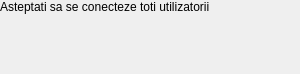
<?xml version="1.0" encoding="UTF-8"?>
<ui version="4.0">
 <class>WaitWindow</class>
 <widget class="QDialog" name="WaitWindow">
  <property name="geometry">
   <rect>
    <x>0</x>
    <y>0</y>
    <width>300</width>
    <height>74</height>
   </rect>
  </property>
  <property name="windowTitle">
   <string>MainWindow</string>
  </property>
  <widget class="QWidget" name="centralwidget">
   <layout class="QGridLayout" name="gridLayout">
    <item row="0" column="0">
     <widget class="QLabel" name="label">
      <property name="text">
       <string>Asteptati sa se conecteze toti utilizatorii</string>
      </property>
     </widget>
    </item>
   </layout>
  </widget>
 </widget>
 <resources/>
 <connections/>
</ui>
